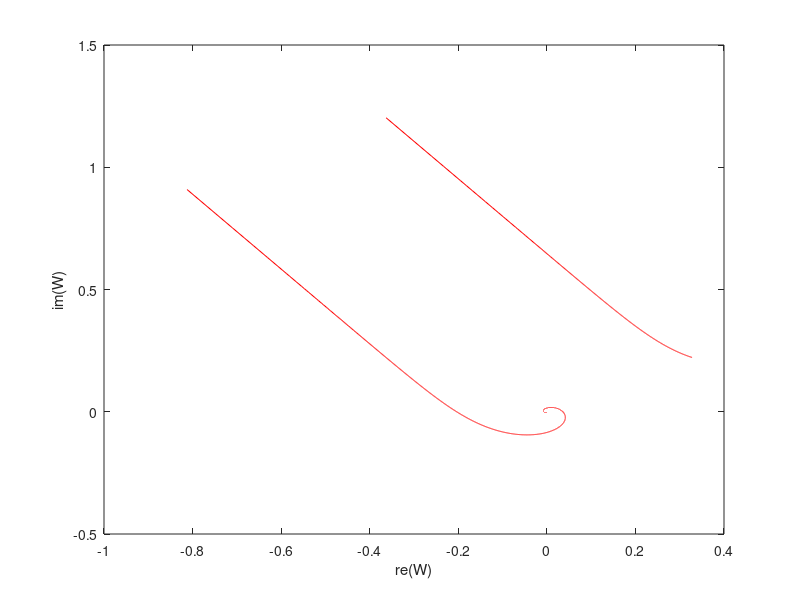
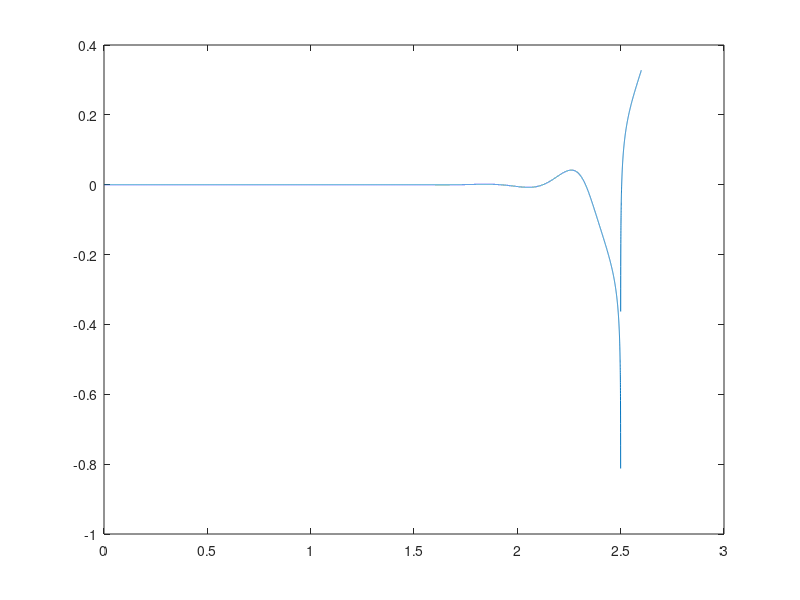
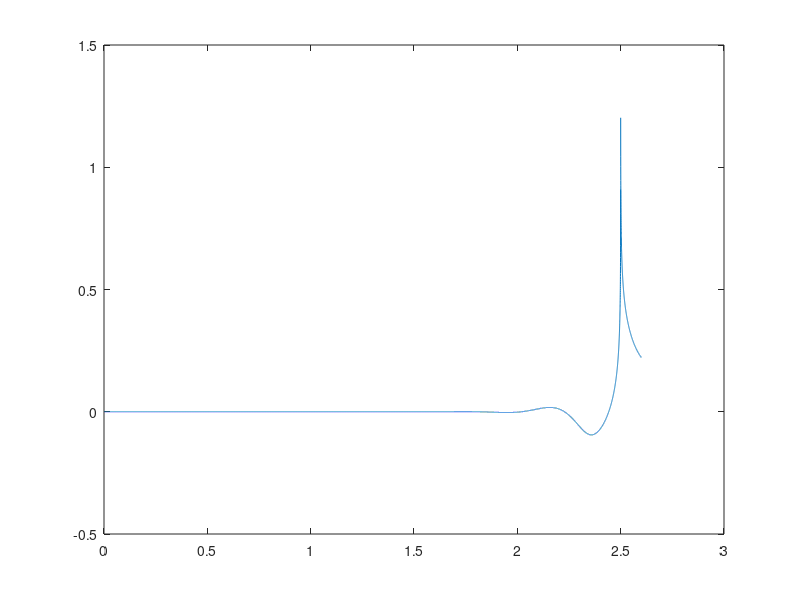

Recreate these plots in MATLAB, in order.
function army

x = 0:0.0001:2.6;
%[x,y] = ode45 (@(x, y) df221f(x, y), x, 1/7 + 1/14i);
A = 1.4+2.6i;
B = -3.2-4.9i;

% w0 = 1/7 + 1/14i;
% C = log( tanh(B*w0/2) ) / B;

C = - 2.5*A;
y = 2 * atanh( exp( B*(A*x + C) ) ) / B;plot(real(y), imag(y), 'r');  hold on;
xlabel('re(W)'); ylabel('im(W)');
figure;
plot(x,real(y) ); 
figure;
plot(x,imag(y) ); 


end


function yp = df221f(x,y)

A = 1.4+2.6i;
B = -3.2-4.9i;

yp = A*sinh(B*y);

end